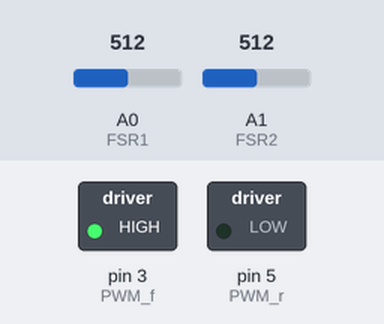
Recording of a sketch running on a simulated Arduino Uno, built with avr-gcc and run on an emulated ATmega328P. Shown: switched loads named in the sketch (green lamp = pin HIGH). The test bench sets the inputs (shaded band); at power-on: A0 (FSR1) = 512, A1 (FSR2) = 512. What the sketch prints to the serial monitor is not drawn.

Above: at 1.2 s.
1.3 s: A0 (FSR1) set to 262
4.3 s: A0 (FSR1) set to 237
At 5.1 s:
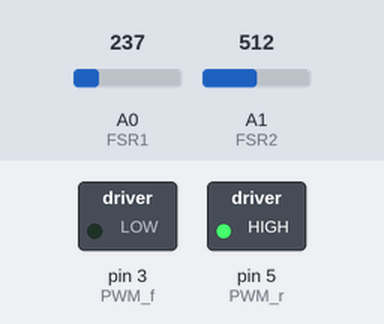
5.8 s: A1 (FSR2) set to 255
8.8 s: A1 (FSR2) set to 220
At 8.95 s:
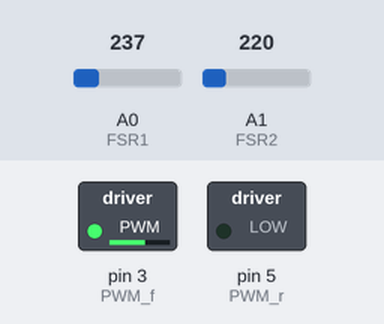
11.4 s: A0 (FSR1) set to 122
At 12.7 s:
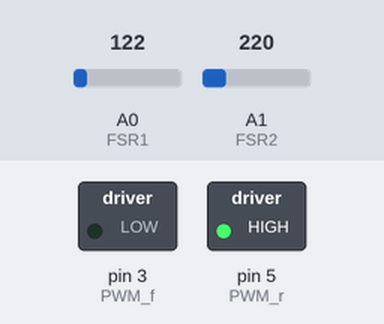
13.0 s: A1 (FSR2) set to 0
At 14.05 s:
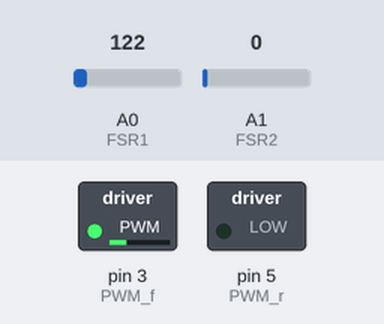
Timing chart, 0 to 17.0 s (numbered marks = the images above; inputs shaded):
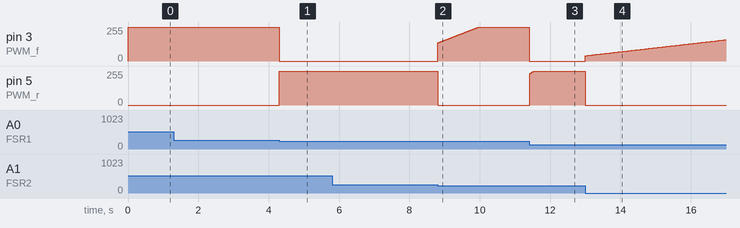

The sketch:

WristExoController.ino
```cpp
#include "RunningAverage.h"

//define pinout
#define FSR1 A0
#define FSR2 A1

#define PWM_f 3
#define PWM_r 5

#define A 8
#define B 9
#define I 7

//defining variables for determining angular position and speed
int QEM[16] = { 0, -1, 1, 2, 1, 0, 2, -1, -1, 2, 0, 1, 2, 1, -1, 0 };
int Old = 0;
int New = 0;
int Out = 0;
int counter = 0;
int encoderError = 0;
float degree = 0;
float lastDegree = 0;
float speed = 0;
float speedFilt = 0;
float deltaT = 0;
unsigned long timeMillis;
unsigned long lastMillis;

//Variables for storing fsr values
int FSR1_val = 0;
int FSR2_val = 0;

int FSR1_con = 0;
int FSR2_con = 0;

//Direction variables
int direction = 1;  // 1 for forward, -1 for reverse
int lastDirection = 0;

//variables for the PI controller
float velDes = 0;
float velError = 0;
float velIntegral = 0;
float Kp = 8;  //found through trail and error
float Ki = 6;  //same
int controlSig = 0;

//Iniate running average to implement crude low pass filter
RunningAverage speedAvg(15);


void setup() {
  //Set pinmodes
  pinMode(A, INPUT);
  pinMode(B, INPUT);
  pinMode(I, INPUT_PULLUP);
  pinMode(FSR1, INPUT);
  pinMode(FSR2, INPUT);
  pinMode(PWM_f, OUTPUT);
  pinMode(PWM_r, OUTPUT);

  attachInterrupt(digitalPinToInterrupt(I), ticker, CHANGE);    //Enable interrupts when the state changes on I pin, output from XOR gate

  Serial.begin(115200);

  timeMillis = micros();

  speedAvg.clear();
}


//Interrrupt routine made with inpiration from blog post from SparkFun "How to use a quadrature encoder" https://cdn.sparkfun.com/datasheets/Robotics/How%20to%20use%20a%20quadrature%20encoder.pdf
void ticker() {
  //Serial.println("hej");
  Old = New;
  New = digitalRead(A) * 2 + digitalRead(B);  // Convert binary input to decimal value
  Out = QEM[Old * 4 + New]; //Finding the output by indexing the matrix
  if (Out != 2) {           //If valid to incrmente or decrement
    counter += Out;
  } else {
    encoderError += 1;      //invalid add to error
  }
  //Serial.println(counter);
  //Serial.print("counter:");
  //Serial.print("degree:");
  //Serial.println(degree);
}

void loop() {

  lastMillis = timeMillis;    //Note the last loop time
  timeMillis = micros();      //note the current time actual in microseconds and not milliseconds as the var name suggests
  lastDegree = degree;      //note the last loop angularpostiiton
  degree = ((float)counter * 0.0265) / 4;       //Calculate angular position based on encoder count
  deltaT = ((float)(timeMillis - lastMillis)) / 1000000;    //Calculate the dT based on the last loop time and the current, convert tosconds
  speed = (degree - lastDegree) / deltaT;     //calculate speed as difference en position over difference in time
  speedAvg.addValue(speed);         //smoothing out the speed signal, crude lowpass filder
  speedFilt = speedAvg.getAverage();

  //read FSR values
  FSR1_val = analogRead(FSR1);
  FSR2_val = analogRead(FSR2);

  //constrain the values, the maximum value can be tuned to the specific user
  FSR1_con = constrain(FSR1_val, 70, 400);
  FSR2_con = constrain(FSR2_val, 70, 250);

  /*Serial.print("Count:");
  Serial.print(counter);
  Serial.print(",");
  Serial.print("Theta:");
  Serial.print(degree);
  Serial.print(",");
  Serial.print("Speed:");
  Serial.print(speed);
  Serial.print(",");
  Serial.print("SpeedAVG:");
  Serial.print(speedAvg.getAverage());
  Serial.print(",");

  Serial.print("FSR1:");
  Serial.print(FSR1_val);
  Serial.print(",");
  Serial.print("FSR2:");
  Serial.print(FSR2_val);
  Serial.print(",");

  Serial.print("PWM1:");
  Serial.print(PWM1);
  Serial.print(",");
  Serial.print("PWM2:");
  Serial.println(PWM2);*/
  Serial.print("THETA:");
  Serial.print(-degree);
  Serial.print(",");
  Serial.print("Speed:");
  Serial.print(speedFilt);
  Serial.print(",");
  Serial.print("ControlSig:");
  Serial.print(controlSig);
  Serial.print(",");
  Serial.print("Goal:");
  Serial.println(velDes);
/*
  Serial.print(",");
  Serial.print("Error:");
  Serial.print(velError);

  Serial.print(",");
  Serial.print("F1:");
  Serial.print(FSR1_con);

  Serial.print(",");
  Serial.print("F2:");
  Serial.println(FSR2_con);
*/

//change direction to forwards if fsr1 is higher
if ((FSR1_con) > (FSR2_con)) {
  velDes = map(FSR1_con, 70, 400, 0, 35); //map the force input to a velocity
  direction = 1;  // Forward
  if (lastDirection != direction) {
    lastDirection = direction;
    velIntegral = 0;  // Reset velocity integral when direction changes
  }
  //or change the direction to reverse if fsr2 is larger
} else if ((FSR2_con) > (FSR1_con)) {
  velDes = map(FSR2_con, 70, 250, 0, -35);
  direction = -1;  // Reverse
  if (lastDirection != direction) {
    lastDirection = direction;
    velIntegral = 0;  // Reset velocity integral when direction changes
  }
} else {
  velDes = 0;
}

// PI controller
velError = abs(velDes) - abs(speedFilt);    //calculate error
velIntegral = velIntegral + velError * deltaT;    //updating the error integral
controlSig = Kp * velError + Ki * velIntegral;    //calculate the contorlsignal with controller gains
controlSig = constrain(controlSig, 0, 255);   //constrain the controlsignal to valid values for the motor driver

// Boundary control logic (automatic direction reversal with FSR check)
if (degree >= 53) {
  // At upper boundary, allow reverse direction only
  if (direction != -1) {
    direction = -1;                  // Force reverse direction
    lastDirection = direction;       // Update lastDirection
    velIntegral = 0;                 // Reset velocity integral when direction changes
  }

  // Allow reverse motion only if FSR2 is pressed (reverse direction)
  if ((FSR2_con) > (FSR1_con)) {
    analogWrite(PWM_r, controlSig);  // Enable reverse motion
    analogWrite(PWM_f, 0);           // Disable forward motion
  } else {
    analogWrite(PWM_r, 0);           // Stop reverse if no reverse FSR input
    analogWrite(PWM_f, 0);           // Stop motor if no reverse FSR input
  }
} else if (degree <= -53) {
  // At lower boundary, allow forward direction only
  if (direction != 1) {
    direction = 1;                   // Force forward direction
    lastDirection = direction;       // Update lastDirection
    velIntegral = 0;                 // Reset velocity integral when direction changes
  }

  // Allow forward motion only if FSR1 is pressed (forward direction)
  if ((FSR1_con) > (FSR2_con)) {
    analogWrite(PWM_f, controlSig);  // Enable forward motion
    analogWrite(PWM_r, 0);           // Disable reverse motion
  } else {
    analogWrite(PWM_f, 0);           // Stop forward if no forward FSR input
    analogWrite(PWM_r, 0);           // Stop motor if no forward FSR input
  }
} else {
  // Regular motor control when within bounds (i.e., -50 < degree < 50)
  if (direction == 1) {
    analogWrite(PWM_r, 0);
    analogWrite(PWM_f, controlSig);  // Move forward
  } else if (direction == -1) {
    analogWrite(PWM_f, 0);
    analogWrite(PWM_r, controlSig);  // Move reverse
  } else {
    // Stop motor if no FSR input
    analogWrite(PWM_f, 0);
    analogWrite(PWM_r, 0);
  }
}
  delay(1);   //effectively gives samplerate of 1 kHz
}
```

Measured:
- the behaviour switches between 250 and 249 on A0 (FSR1) (found by bisection; images 0 and 1)
- the behaviour switches between 237 and 236 on A1 (FSR2) (found by bisection; images 1 and 2)
- after the input at 4.3 s, pin 3 (PWM_f): 255/255 → 0/255 at once; pin 5 (PWM_r): 0/255 → 255/255 at once
- after the input at 8.8 s, pin 3 (PWM_f): moves from 0/255 to 255/255 over 1.2 s, starting at once; pin 5 (PWM_r): 255/255 → 0/255 at once
- after the input at 11.4 s, pin 3 (PWM_f): 255/255 → 0/255 at once; pin 5 (PWM_r): moves from 0/255 to 255/255 over 0.12 s, starting at once
- after the input at 13.0 s, pin 3 (PWM_f): moves from 0/255 to 159/255 over 4.0 s, starting at once; pin 5 (PWM_r): 255/255 → 0/255 at once
